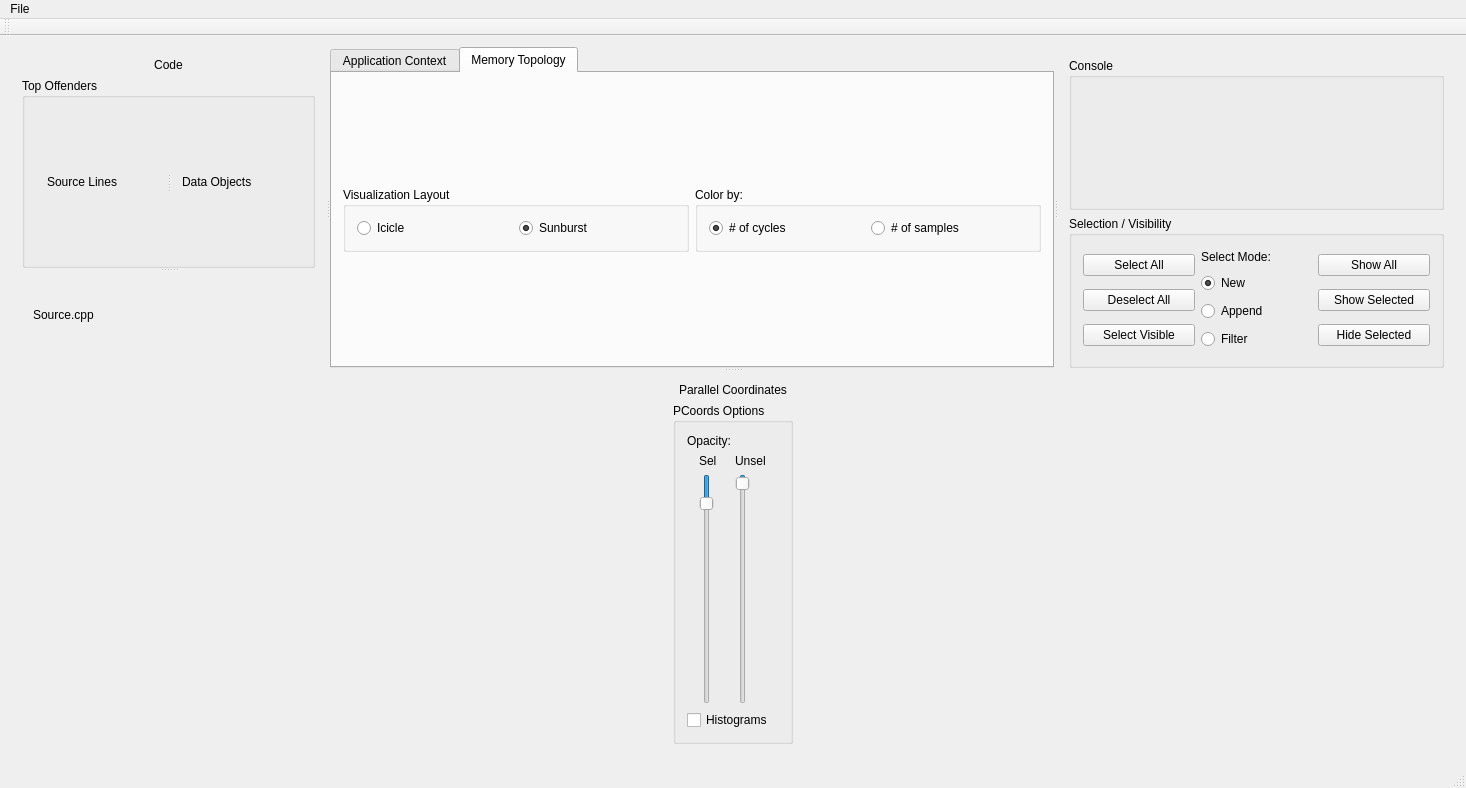
<?xml version="1.0" encoding="UTF-8"?>
<ui version="4.0">
 <class>MainWindow</class>
 <widget class="QMainWindow" name="MainWindow">
  <property name="geometry">
   <rect>
    <x>0</x>
    <y>0</y>
    <width>1466</width>
    <height>788</height>
   </rect>
  </property>
  <property name="windowTitle">
   <string>MainWindow</string>
  </property>
  <widget class="QWidget" name="centralWidget">
   <layout class="QHBoxLayout" name="horizontalLayout_4">
    <item>
     <widget class="QSplitter" name="topBottomSplitter">
      <property name="orientation">
       <enum>Qt::Vertical</enum>
      </property>
      <widget class="QSplitter" name="topSplitter">
       <property name="orientation">
        <enum>Qt::Horizontal</enum>
       </property>
       <widget class="QWidget" name="codeDomainLayoutWidget">
        <layout class="QVBoxLayout" name="codeDomainParent">
         <item>
          <widget class="QLabel" name="label_13">
           <property name="text">
            <string>Code</string>
           </property>
           <property name="alignment">
            <set>Qt::AlignCenter</set>
           </property>
          </widget>
         </item>
         <item>
          <widget class="QSplitter" name="splitter">
           <property name="orientation">
            <enum>Qt::Vertical</enum>
           </property>
           <widget class="QGroupBox" name="codeBox">
            <property name="minimumSize">
             <size>
              <width>0</width>
              <height>100</height>
             </size>
            </property>
            <property name="maximumSize">
             <size>
              <width>16777215</width>
              <height>16777215</height>
             </size>
            </property>
            <property name="title">
             <string>Top Offenders</string>
            </property>
            <layout class="QHBoxLayout" name="horizontalLayout_3">
             <item>
              <widget class="QSplitter" name="varCodeSplitter">
               <property name="orientation">
                <enum>Qt::Horizontal</enum>
               </property>
               <widget class="QWidget" name="codeVizLayoutWidget">
                <layout class="QVBoxLayout" name="codeVizLayout">
                 <item>
                  <widget class="QLabel" name="label_10">
                   <property name="text">
                    <string>Source Lines</string>
                   </property>
                  </widget>
                 </item>
                </layout>
               </widget>
               <widget class="QWidget" name="varVizLayoutWidget">
                <layout class="QVBoxLayout" name="varVizLayout">
                 <item>
                  <widget class="QLabel" name="label_11">
                   <property name="text">
                    <string>Data Objects</string>
                   </property>
                  </widget>
                 </item>
                </layout>
               </widget>
              </widget>
             </item>
            </layout>
           </widget>
           <widget class="QSplitter" name="splitter_3">
            <property name="orientation">
             <enum>Qt::Vertical</enum>
            </property>
            <widget class="QSplitter" name="splitter_4">
             <property name="orientation">
              <enum>Qt::Vertical</enum>
             </property>
             <widget class="QWidget" name="verticalLayoutWidget">
              <layout class="QVBoxLayout" name="codeEditorLayout">
               <item>
                <widget class="QLabel" name="codeLabel">
                 <property name="text">
                  <string>Source.cpp</string>
                 </property>
                </widget>
               </item>
              </layout>
             </widget>
            </widget>
           </widget>
          </widget>
         </item>
        </layout>
       </widget>
       <widget class="QTabWidget" name="centerTabWidget">
        <property name="currentIndex">
         <number>1</number>
        </property>
        <widget class="QWidget" name="applicationTab">
         <attribute name="title">
          <string>Application Context</string>
         </attribute>
         <layout class="QVBoxLayout" name="AppDomainLayout">
          <item>
           <widget class="QLabel" name="AppDomain_label">
            <property name="text">
             <string>Application Domain</string>
            </property>
            <property name="alignment">
             <set>Qt::AlignCenter</set>
            </property>
           </widget>
          </item>
          <item>
           <layout class="QHBoxLayout" name="horizontalLayout">
            <item>
             <widget class="QLabel" name="label_9">
              <property name="text">
               <string>Transfer Function:</string>
              </property>
             </widget>
            </item>
            <item>
             <widget class="QSlider" name="minAlpha">
              <property name="sizePolicy">
               <sizepolicy hsizetype="Fixed" vsizetype="Minimum">
                <horstretch>0</horstretch>
                <verstretch>0</verstretch>
               </sizepolicy>
              </property>
              <property name="orientation">
               <enum>Qt::Vertical</enum>
              </property>
             </widget>
            </item>
            <item>
             <widget class="QDoubleSpinBox" name="minVal">
              <property name="minimum">
               <double>-999999999.000000000000000</double>
              </property>
              <property name="maximum">
               <double>999999999.000000000000000</double>
              </property>
             </widget>
            </item>
            <item>
             <spacer name="horizontalSpacer">
              <property name="orientation">
               <enum>Qt::Horizontal</enum>
              </property>
              <property name="sizeHint" stdset="0">
               <size>
                <width>40</width>
                <height>20</height>
               </size>
              </property>
             </spacer>
            </item>
            <item>
             <widget class="QSlider" name="midAlpha">
              <property name="sizePolicy">
               <sizepolicy hsizetype="Fixed" vsizetype="Minimum">
                <horstretch>0</horstretch>
                <verstretch>0</verstretch>
               </sizepolicy>
              </property>
              <property name="value">
               <number>50</number>
              </property>
              <property name="orientation">
               <enum>Qt::Vertical</enum>
              </property>
             </widget>
            </item>
            <item>
             <widget class="QDoubleSpinBox" name="midVal">
              <property name="minimum">
               <double>-999999999.000000000000000</double>
              </property>
              <property name="maximum">
               <double>999999999.000000000000000</double>
              </property>
             </widget>
            </item>
            <item>
             <spacer name="horizontalSpacer_2">
              <property name="orientation">
               <enum>Qt::Horizontal</enum>
              </property>
              <property name="sizeHint" stdset="0">
               <size>
                <width>40</width>
                <height>20</height>
               </size>
              </property>
             </spacer>
            </item>
            <item>
             <widget class="QSlider" name="maxAlpha">
              <property name="sizePolicy">
               <sizepolicy hsizetype="Fixed" vsizetype="Minimum">
                <horstretch>0</horstretch>
                <verstretch>0</verstretch>
               </sizepolicy>
              </property>
              <property name="value">
               <number>99</number>
              </property>
              <property name="orientation">
               <enum>Qt::Vertical</enum>
              </property>
             </widget>
            </item>
            <item>
             <widget class="QDoubleSpinBox" name="maxVal">
              <property name="minimum">
               <double>-999999999.000000000000000</double>
              </property>
              <property name="maximum">
               <double>999999999.000000000000000</double>
              </property>
             </widget>
            </item>
           </layout>
          </item>
          <item>
           <layout class="QHBoxLayout" name="volVizLayout">
            <item>
             <spacer name="verticalSpacer">
              <property name="orientation">
               <enum>Qt::Vertical</enum>
              </property>
              <property name="sizeHint" stdset="0">
               <size>
                <width>20</width>
                <height>40</height>
               </size>
              </property>
             </spacer>
            </item>
           </layout>
          </item>
         </layout>
        </widget>
        <widget class="QWidget" name="memoryTab">
         <attribute name="title">
          <string>Memory Topology</string>
         </attribute>
         <layout class="QVBoxLayout" name="verticalLayout_5">
          <item>
           <layout class="QHBoxLayout" name="horizontalLayout_7">
            <item>
             <widget class="QGroupBox" name="groupBox_2">
              <property name="maximumSize">
               <size>
                <width>16777215</width>
                <height>65</height>
               </size>
              </property>
              <property name="title">
               <string>Visualization Layout</string>
              </property>
              <layout class="QHBoxLayout" name="horizontalLayout_8">
               <item>
                <widget class="QRadioButton" name="memTopoVizModeIcicle">
                 <property name="text">
                  <string>Icicle</string>
                 </property>
                </widget>
               </item>
               <item>
                <widget class="QRadioButton" name="memTopoVizModeSunburst">
                 <property name="text">
                  <string>Sunburst</string>
                 </property>
                 <property name="checked">
                  <bool>true</bool>
                 </property>
                </widget>
               </item>
              </layout>
             </widget>
            </item>
            <item>
             <widget class="QGroupBox" name="groupBox">
              <property name="maximumSize">
               <size>
                <width>16777215</width>
                <height>65</height>
               </size>
              </property>
              <property name="title">
               <string>Color by:</string>
              </property>
              <layout class="QHBoxLayout" name="horizontalLayout_5">
               <item>
                <widget class="QRadioButton" name="memTopoColorByCycles">
                 <property name="text">
                  <string># of cycles</string>
                 </property>
                 <property name="checked">
                  <bool>true</bool>
                 </property>
                </widget>
               </item>
               <item>
                <widget class="QRadioButton" name="memTopoColorBySamples">
                 <property name="text">
                  <string># of samples</string>
                 </property>
                </widget>
               </item>
              </layout>
             </widget>
            </item>
           </layout>
          </item>
          <item>
           <layout class="QHBoxLayout" name="memoryLayout"/>
          </item>
         </layout>
        </widget>
       </widget>
       <widget class="QWidget" name="rightPaneLayoutWidget">
        <layout class="QVBoxLayout" name="rightPane">
         <property name="sizeConstraint">
          <enum>QLayout::SetDefaultConstraint</enum>
         </property>
         <property name="bottomMargin">
          <number>0</number>
         </property>
         <item>
          <widget class="QGroupBox" name="console">
           <property name="title">
            <string>Console</string>
           </property>
           <layout class="QVBoxLayout" name="verticalLayout_8">
            <item>
             <layout class="QVBoxLayout" name="consoleLayout"/>
            </item>
           </layout>
          </widget>
         </item>
         <item>
          <widget class="QGroupBox" name="selectionMode">
           <property name="title">
            <string>Selection / Visibility</string>
           </property>
           <property name="checkable">
            <bool>false</bool>
           </property>
           <layout class="QHBoxLayout" name="horizontalLayout_6">
            <item>
             <layout class="QVBoxLayout" name="verticalLayout">
              <item>
               <widget class="QPushButton" name="selectAll">
                <property name="text">
                 <string>Select All</string>
                </property>
               </widget>
              </item>
              <item>
               <widget class="QPushButton" name="deselectAll">
                <property name="text">
                 <string>Deselect All</string>
                </property>
               </widget>
              </item>
              <item>
               <widget class="QPushButton" name="selectAllVisible">
                <property name="text">
                 <string>Select Visible</string>
                </property>
               </widget>
              </item>
             </layout>
            </item>
            <item>
             <layout class="QVBoxLayout" name="verticalLayout_3">
              <item>
               <widget class="QLabel" name="label">
                <property name="maximumSize">
                 <size>
                  <width>16777215</width>
                  <height>16</height>
                 </size>
                </property>
                <property name="text">
                 <string>Select Mode:</string>
                </property>
               </widget>
              </item>
              <item>
               <widget class="QRadioButton" name="selectModeXOR">
                <property name="text">
                 <string>New</string>
                </property>
                <property name="checked">
                 <bool>true</bool>
                </property>
               </widget>
              </item>
              <item>
               <widget class="QRadioButton" name="selectModeOR">
                <property name="text">
                 <string>Append</string>
                </property>
                <property name="checked">
                 <bool>false</bool>
                </property>
               </widget>
              </item>
              <item>
               <widget class="QRadioButton" name="selectModeAND">
                <property name="text">
                 <string>Filter</string>
                </property>
               </widget>
              </item>
             </layout>
            </item>
            <item>
             <layout class="QVBoxLayout" name="verticalLayout_4">
              <item>
               <widget class="QPushButton" name="showAll">
                <property name="text">
                 <string>Show All</string>
                </property>
               </widget>
              </item>
              <item>
               <widget class="QPushButton" name="showSelectedOnly">
                <property name="text">
                 <string>Show Selected</string>
                </property>
               </widget>
              </item>
              <item>
               <widget class="QPushButton" name="hideSelected">
                <property name="text">
                 <string>Hide Selected</string>
                </property>
               </widget>
              </item>
             </layout>
            </item>
           </layout>
          </widget>
         </item>
        </layout>
       </widget>
      </widget>
      <widget class="QWidget" name="parallelCoordinatesLayoutWidget">
       <layout class="QVBoxLayout" name="parallelCoordinatesParent">
        <item>
         <widget class="QLabel" name="parallelCoordinatesLabel">
          <property name="text">
           <string>Parallel Coordinates</string>
          </property>
          <property name="alignment">
           <set>Qt::AlignCenter</set>
          </property>
         </widget>
        </item>
        <item>
         <layout class="QVBoxLayout" name="parallelCoordinatesParent_1">
          <property name="sizeConstraint">
           <enum>QLayout::SetFixedSize</enum>
          </property>
          <item>
           <layout class="QHBoxLayout" name="parallelCoordinatesLayout">
            <property name="sizeConstraint">
             <enum>QLayout::SetFixedSize</enum>
            </property>
            <item>
             <widget class="QGroupBox" name="parallelCoordinatesOptions">
              <property name="maximumSize">
               <size>
                <width>120</width>
                <height>16777215</height>
               </size>
              </property>
              <property name="title">
               <string>PCoords Options</string>
              </property>
              <layout class="QVBoxLayout" name="verticalLayout_11">
               <item>
                <widget class="QLabel" name="opacityLabel">
                 <property name="text">
                  <string>Opacity:</string>
                 </property>
                </widget>
               </item>
               <item>
                <layout class="QHBoxLayout" name="opacityLayout">
                 <item>
                  <layout class="QVBoxLayout" name="selLayout">
                   <property name="sizeConstraint">
                    <enum>QLayout::SetFixedSize</enum>
                   </property>
                   <item>
                    <widget class="QLabel" name="selLabel">
                     <property name="sizePolicy">
                      <sizepolicy hsizetype="Fixed" vsizetype="Preferred">
                       <horstretch>0</horstretch>
                       <verstretch>0</verstretch>
                      </sizepolicy>
                     </property>
                     <property name="text">
                      <string>Sel</string>
                     </property>
                    </widget>
                   </item>
                   <item>
                    <widget class="QSlider" name="selOpacity">
                     <property name="sizePolicy">
                      <sizepolicy hsizetype="Fixed" vsizetype="Expanding">
                       <horstretch>0</horstretch>
                       <verstretch>0</verstretch>
                      </sizepolicy>
                     </property>
                     <property name="maximumSize">
                      <size>
                       <width>16777215</width>
                       <height>16777215</height>
                      </size>
                     </property>
                     <property name="maximum">
                      <number>999</number>
                     </property>
                     <property name="value">
                      <number>100</number>
                     </property>
                     <property name="sliderPosition">
                      <number>100</number>
                     </property>
                     <property name="orientation">
                      <enum>Qt::Vertical</enum>
                     </property>
                     <property name="invertedAppearance">
                      <bool>true</bool>
                     </property>
                     <property name="invertedControls">
                      <bool>false</bool>
                     </property>
                    </widget>
                   </item>
                  </layout>
                 </item>
                 <item>
                  <layout class="QVBoxLayout" name="unselLayout">
                   <property name="sizeConstraint">
                    <enum>QLayout::SetFixedSize</enum>
                   </property>
                   <item>
                    <widget class="QLabel" name="unselLabel">
                     <property name="sizePolicy">
                      <sizepolicy hsizetype="Fixed" vsizetype="Fixed">
                       <horstretch>0</horstretch>
                       <verstretch>0</verstretch>
                      </sizepolicy>
                     </property>
                     <property name="text">
                      <string>Unsel</string>
                     </property>
                    </widget>
                   </item>
                   <item>
                    <widget class="QSlider" name="unselOpacity">
                     <property name="sizePolicy">
                      <sizepolicy hsizetype="Fixed" vsizetype="Expanding">
                       <horstretch>0</horstretch>
                       <verstretch>0</verstretch>
                      </sizepolicy>
                     </property>
                     <property name="maximumSize">
                      <size>
                       <width>16777215</width>
                       <height>16777215</height>
                      </size>
                     </property>
                     <property name="maximum">
                      <number>999</number>
                     </property>
                     <property name="value">
                      <number>10</number>
                     </property>
                     <property name="sliderPosition">
                      <number>10</number>
                     </property>
                     <property name="orientation">
                      <enum>Qt::Vertical</enum>
                     </property>
                     <property name="invertedAppearance">
                      <bool>true</bool>
                     </property>
                     <property name="invertedControls">
                      <bool>false</bool>
                     </property>
                    </widget>
                   </item>
                  </layout>
                 </item>
                </layout>
               </item>
               <item>
                <widget class="QCheckBox" name="histogramBox">
                 <property name="sizePolicy">
                  <sizepolicy hsizetype="Fixed" vsizetype="Fixed">
                   <horstretch>0</horstretch>
                   <verstretch>0</verstretch>
                  </sizepolicy>
                 </property>
                 <property name="text">
                  <string>Histograms</string>
                 </property>
                </widget>
               </item>
              </layout>
             </widget>
            </item>
           </layout>
          </item>
         </layout>
        </item>
       </layout>
      </widget>
     </widget>
    </item>
   </layout>
  </widget>
  <widget class="QMenuBar" name="menuBar">
   <property name="geometry">
    <rect>
     <x>0</x>
     <y>0</y>
     <width>1466</width>
     <height>22</height>
    </rect>
   </property>
   <widget class="QMenu" name="menuFile">
    <property name="title">
     <string>File</string>
    </property>
    <addaction name="actionImport_Data"/>
    <addaction name="actionAdd_Dataset_2"/>
   </widget>
   <addaction name="menuFile"/>
  </widget>
  <widget class="QToolBar" name="mainToolBar">
   <attribute name="toolBarArea">
    <enum>TopToolBarArea</enum>
   </attribute>
   <attribute name="toolBarBreak">
    <bool>false</bool>
   </attribute>
  </widget>
  <widget class="QStatusBar" name="statusBar"/>
  <action name="actionImport_Data">
   <property name="text">
    <string>Load Data</string>
   </property>
  </action>
  <action name="actionImport_Source">
   <property name="text">
    <string>Select Source Directory</string>
   </property>
  </action>
  <action name="actionImport_Memory_Topology">
   <property name="text">
    <string>Import Memory Topology</string>
   </property>
  </action>
  <action name="actionAdd_Dataset">
   <property name="text">
    <string>Add Dataset</string>
   </property>
  </action>
  <action name="actionAdd_Dataset_2">
   <property name="text">
    <string>Add Dataset</string>
   </property>
  </action>
 </widget>
 <layoutdefault spacing="6" margin="11"/>
 <resources/>
 <connections/>
</ui>
